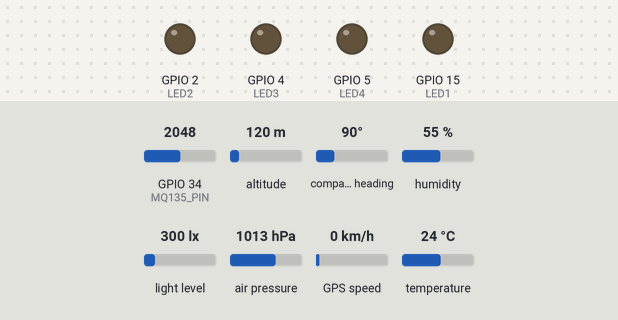
A sketch run on a simulated ESP32. On the bench: output pins drawn as LEDs (lit = HIGH). The inputs (shaded band) are chosen by the test bench; at power-on: GPIO 34 (MQ135_PIN) = 2048, altitude 120 m, compass heading 90°, humidity 55 %, light level 300 lx, air pressure 1013 hPa, GPS speed 0 km/h, temperature 24 °C. WiFi joins after 1.5 s; servers stay silent unless stated; uploads are accepted with an empty reply; the GPS gets a fix after 3 s at 37.7749, -122.4194 with 8 satellites; what the sketch prints to the serial monitor is not drawn.

Above: at 9.2 s.
At 15.03 s:
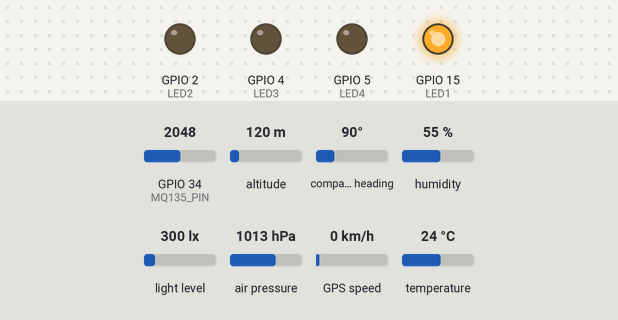
At 15.23 s:
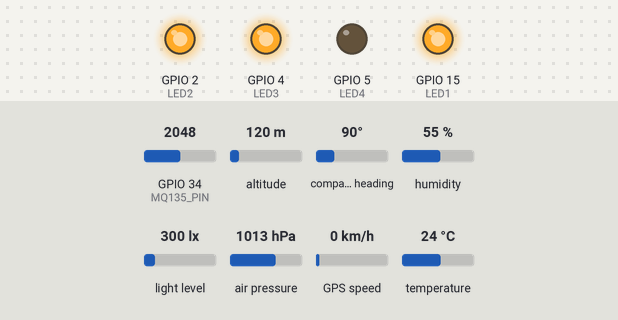
At 15.6 s:
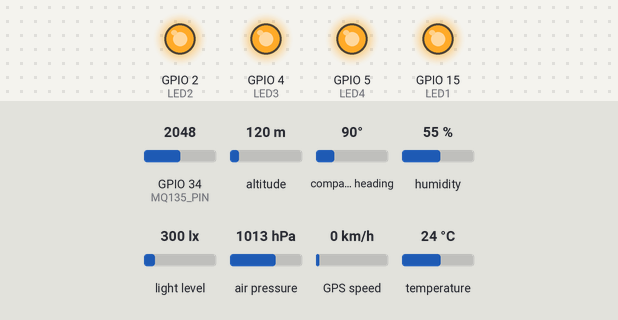
At 16.08 s:
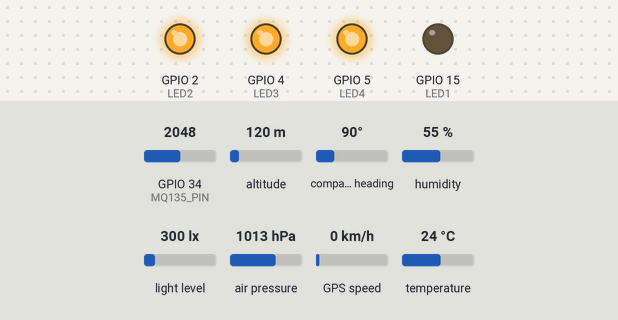
At 16.28 s:
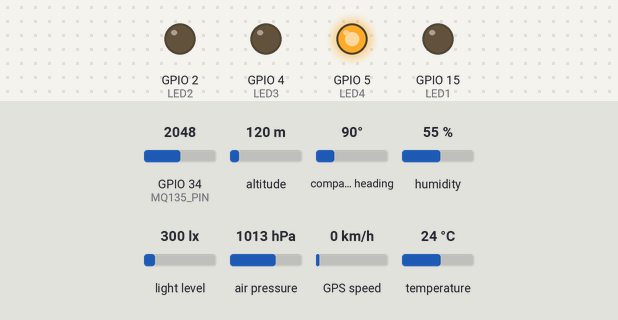
Timing chart, 0 to 22.1 s (numbered marks = the images above):
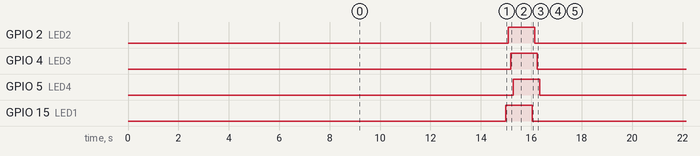

Measured:
- by itself, GPIO 2 (LED2), GPIO 4 (LED3), GPIO 5 (LED4), GPIO 15 (LED1): alternates HIGH for 1.1 s and LOW for 13.3 s

The sketch:

co2tomysql.ino
```cpp
#include <WiFi.h>
#include <HTTPClient.h>
#include <Wire.h>
#include <Adafruit_Sensor.h>
#include <Adafruit_BME280.h>
#include <BH1750.h>
#include <TinyGPS.h>

// Configuración del pinES
#define MQ135_PIN 34
Adafruit_BME280 bme;
BH1750 lightMeter;
TinyGPS gps;

HardwareSerial GPS_Serial(1); // Usamos UART1


#define LED1 15  // Definimos el pin del LED1
#define LED2 2   // Definimos el pin del LED2
#define LED3 4   // Definimos el pin del LED3
#define LED4 5   // Definimos el pin del LED4


// Configuración de WiFi   TEC IOT*****************************************
const char *red = "Tec-IoT";
const char *password = "spotless.magnetic.bridge";

// Configuración de WiFi   CASA*****************************************
// const char *red = "INFINITUM9487_2.4";
// const char *password = "7149946209";


//*********************************************************  TEC IOT *********************************************************************
//URL base del servidor (sin los parámetros dinámicos)
String urlBaseco2= "http://10.48.101.19/prueba/co2tomysql.php?idSensor=12345MQ135";
String urlBasetemp= "http://10.48.101.19/prueba/temptomysql.php?idSensor=12345BME280";
String urlBasehum= "http://10.48.101.19/prueba/humedadtomysql.php?idSensor=54321BME280";
String urlBasepresion= "http://10.48.101.19/prueba/presiontomysql.php?idSensor=67890BME280";
String urlBaseluz= "http://10.48.101.19/prueba/intensidadLuztomysql.php?idSensor=12345BH1750";
String urlBaselatitud= "http://10.48.101.19/prueba/latitudtomysql.php?idSensor=12345GPSNEO6M";
String urlBaselongitud= "http://10.48.101.19/prueba/longitudtomysql.php?idSensor=67890GPSNEO6M";
String urlBasealerta= "http://10.48.101.19/prueba/alertatomysql.php";


//*********************************************************  CASA *********************************************************************
// String urlBaseco2= "http://192.168.1.227/prueba/co2tomysql.php?idSensor=12345MQ135";
// String urlBasetemp= "http://192.168.1.227/prueba/temptomysql.php?idSensor=12345BME280";
// String urlBasehum= "http://192.168.1.227/prueba/humedadtomysql.php?idSensor=54321BME280";
// String urlBasepresion= "http://192.168.1.227/prueba/presiontomysql.php?idSensor=67890BME280";
// String urlBaseluz= "http://192.168.1.227/prueba/intensidadLuztomysql.php?idSensor=12345BH1750";
// String urlBaselatitud= "http://192.168.1.227/prueba/latitudtomysql.php?idSensor=12345GPSNEO6M";
// String urlBaselongitud= "http://192.168.1.227/prueba/longitudtomysql.php?idSensor=67890GPSNEO6M";
// String urlBasealerta= "http://192.168.1.227/prueba/alertatomysql.php";


HTTPClient http;
WiFiClient clienteWiFi;

void setup() {
  abrirSerial();
  conectarRed();
  Wire.begin(21, 22);  // SDA = 21, SCL = 22
  pinMode(MQ135_PIN, INPUT);
  GPS_Serial.begin(9600, SERIAL_8N1, 16, 17); // Configura UART1 en pines 13 (RX) y 14 (TX)

  // Iniciar el sensor BME280
  if (!bme.begin(0x76)) {
    Serial.println("No se encontró el sensor BME280");
    while (1);
  }

  // Iniciar el sensor GY-302 (BH1750)
  if (!lightMeter.begin(BH1750::CONTINUOUS_HIGH_RES_MODE)) {
    Serial.println("No se encontró el sensor GY-302");
    while (1);
  }
  pinMode(LED1, OUTPUT);
  pinMode(LED2, OUTPUT);
  pinMode(LED3, OUTPUT);
  pinMode(LED4, OUTPUT);
}

void loop() {
  digitalWrite(LED1, LOW);
  digitalWrite(LED2, LOW);
  digitalWrite(LED3, LOW);
  digitalWrite(LED4, LOW);
  // Leer valores de los sensores
  // Leer valores del BME280
  float temperatura = bme.readTemperature();
  float humedad = bme.readHumidity();
  float presion = bme.readPressure() / 100.0F;

  // Leer la intensidad lumínica del GY-302
  float lux = lightMeter.readLightLevel();

  // LECTURAS DEL MQ135
  int CO2 = analogRead(MQ135_PIN);

  // Variables para almacenar datos GPS
  float flat, flon;
  unsigned long age;

  // Procesar los datos del GPS
  while (GPS_Serial.available() > 0) {
    int c = GPS_Serial.read();
    if (gps.encode(c)) {  // Procesar carácter por carácter
      gps.f_get_position(&flat, &flon, &age);
    }
  }

  // Verificar si los valores son válidos
  if (isnan(temperatura) || isnan(humedad) || isnan(presion) ||
      isnan(lux) || isnan(flat) || isnan(flon)) {
    Serial.println("Error al leer uno o más sensores");
    delay(5000);
    return;
  }

  // Construir la URL con los valores dinámicos de los sensores
  String urlco2 = urlBaseco2 + "&valor=" + String(CO2) + "&unidad=CO2";

  String urltemp = urlBasetemp + "&valor=" + String(temperatura) + "&unidad=°C";
  String urlhum = urlBasehum + "&valor=" + String(humedad) + "&unidad=%";
  String urlpresion = urlBasepresion + "&valor=" + String(presion) + "&unidad=hPa";
  String urlluz = urlBaseluz + "&valor=" + String(lux) + "&unidad=lux";
  String urllat = urlBaselatitud + "&valor=" + String(19.595346) + "&unidad=°";
  String urllong = urlBaselongitud + "&valor=" + String(-99.2276) + "&unidad=°";


  //SERIE DE URL'S GENERADAS A PHP
  Serial.println("URL generada CO2: " + urlco2);
  Serial.println("URL generada  TEMPERATURA: " + urltemp);
  Serial.println("URL generada  HUMEDAD: " + urlhum);
  Serial.println("URL generada  PRESION: " + urlpresion);
  Serial.println("URL generada  LUZ: " + urlluz);
  Serial.println("URL generada  LATITUD: " + urllat);
  Serial.println("URL generada  LONG: " + urllong);


  // Realizar la petición HTTP A CO2
  // if (http.begin(clienteWiFi, urlco2)) {
  //   int codigo = http.GET();  // Hace la petición y obtiene el código de respuesta
  //   Serial.printf("Código HTTP: %d\n", codigo);
  //   if (codigo > 0) {
  //     Serial.println("Respuesta del servidor: " + http.getString());
  //   } else {
  //     Serial.println("Error al realizar la petición co2.");
  //   }
  // }

  // Realizar la petición HTTP A TEMPERATURA
  // if (http.begin(clienteWiFi, urltemp)) {
  //   int codigo = http.GET();  // Hace la petición y obtiene el código de respuesta
  //   Serial.printf("Código HTTP: %d\n", codigo);
  //   if (codigo > 0) {
  //     Serial.println("Respuesta del servidor: " + http.getString());
  //   } else {
  //     Serial.println("Error al realizar la petición temperatura.");
  //   }
  // }

  // Realizar la petición HTTP A HUMEDAD
  // if (http.begin(clienteWiFi, urlhum)) {
  //   int codigo = http.GET();  // Hace la petición y obtiene el código de respuesta
  //   Serial.printf("Código HTTP: %d\n", codigo);
  //   if (codigo > 0) {
  //     Serial.println("Respuesta del servidor: " + http.getString());
  //   } else {
  //     Serial.println("Error al realizar la petición humedad.");
  //   }
  // }

  // Realizar la petición HTTP A PRESION
  // if (http.begin(clienteWiFi, urlpresion)) {
  //   int codigo = http.GET();  // Hace la petición y obtiene el código de respuesta
  //   Serial.printf("Código HTTP: %d\n", codigo);
  //   if (codigo > 0) {
  //     Serial.println("Respuesta del servidor: " + http.getString());
  //   } else {
  //     Serial.println("Error al realizar la petición presion.");
  //   }
  // }

  // Realizar la petición HTTP A INTENSIDADLUZ
  // if (http.begin(clienteWiFi, urlluz)) {
  //   int codigo = http.GET();  // Hace la petición y obtiene el código de respuesta
  //   Serial.printf("Código HTTP: %d\n", codigo);
  //   if (codigo > 0) {
  //     Serial.println("Respuesta del servidor: " + http.getString());
  //   } else {
  //     Serial.println("Error al realizar la petición luz.");
  //   }
  // }


  // CASOS DE ALERTAS PARA CADA SENSOR ***********************************************************************************************************************************

// PARA CO2
  if (CO2 >= 1900){
    String urlalerta = urlBasealerta + "?idSensor=12345MQ135" + "&valor=" + String(CO2) + "&unidad=CO2";
    if (http.begin(clienteWiFi, urlalerta)) {
      int codigo = http.GET();  // Hace la petición y obtiene el código de respuesta
      Serial.printf("Código HTTP: %d\n", codigo);
      if (codigo > 0) {
        Serial.println("Respuesta del servidor: " + http.getString());
    } else {
      Serial.println("Error al realizar la petición alerta co2.");
    }
  }
  } else{

    if (http.begin(clienteWiFi, urlco2)) {
      int codigo = http.GET();  // Hace la petición y obtiene el código de respuesta
      Serial.printf("Código HTTP: %d\n", codigo);
      if (codigo > 0) {
        Serial.println("Respuesta del servidor: " + http.getString());
    } else {
      Serial.println("Error al realizar la petición co2.");
    }
  }
  }


// PARA TEMPERATURA
  if (temperatura >= 30){
    String urlalerta = urlBasealerta + "?idSensor=12345BME280" + "&valor=" + String(temperatura) + "&unidad=°C";
    if (http.begin(clienteWiFi, urlalerta)) {
      int codigo = http.GET();  // Hace la petición y obtiene el código de respuesta
      Serial.printf("Código HTTP: %d\n", codigo);
      if (codigo > 0) {
        Serial.println("Respuesta del servidor: " + http.getString());
    } else {
      Serial.println("Error al realizar la petición alerta temperatura.");
    }
  }
  } else{
    if (http.begin(clienteWiFi, urltemp)) {
      int codigo = http.GET();  // Hace la petición y obtiene el código de respuesta
      Serial.printf("Código HTTP: %d\n", codigo);
      if (codigo > 0) {
        Serial.println("Respuesta del servidor: " + http.getString());
    } else {
      Serial.println("Error al realizar la petición temperatura.");
    }
  }
  }


// PARA HUMEDAD
  if (humedad >= 45){
    String urlalerta = urlBasealerta + "?idSensor=54321BME280" + "&valor=" + String(humedad) + "&unidad=%";
    if (http.begin(clienteWiFi, urlalerta)) {
      int codigo = http.GET();  // Hace la petición y obtiene el código de respuesta
      Serial.printf("Código HTTP: %d\n", codigo);
      if (codigo > 0) {
        Serial.println("Respuesta del servidor: " + http.getString());
    } else {
      Serial.println("Error al realizar la petición alerta humedad.");
    }
  }
  } else{
    if (http.begin(clienteWiFi, urlhum)) {
      int codigo = http.GET();  // Hace la petición y obtiene el código de respuesta
      Serial.printf("Código HTTP: %d\n", codigo);
      if (codigo > 0) {
        Serial.println("Respuesta del servidor: " + http.getString());
    } else {
      Serial.println("Error al realizar la petición humedad.");
    }
  }
  }


// PARA PRESION
  if (presion >= 800){
    String urlalerta = urlBasealerta + "?idSensor=67890BME280" + "&valor=" + String(presion) + "&unidad=hPa";
    if (http.begin(clienteWiFi, urlalerta)) {
      int codigo = http.GET();  // Hace la petición y obtiene el código de respuesta
      Serial.printf("Código HTTP: %d\n", codigo);
      if (codigo > 0) {
        Serial.println("Respuesta del servidor: " + http.getString());
    } else {
      Serial.println("Error al realizar la petición alerta presion.");
    }
  }
  } else{
    if (http.begin(clienteWiFi, urlpresion)) {
      int codigo = http.GET();  // Hace la petición y obtiene el código de respuesta
      Serial.printf("Código HTTP: %d\n", codigo);
      if (codigo > 0) {
        Serial.println("Respuesta del servidor: " + http.getString());
    } else {
      Serial.println("Error al realizar la petición presion.");
    }
  }
  }


// PARA INTENSIDAD DE LUZ
  if (lux >= 2000){
    String urlalerta = urlBasealerta + "?idSensor=12345BH1750" + "&valor=" + String(lux) + "&unidad=lux";
    if (http.begin(clienteWiFi, urlalerta)) {
      int codigo = http.GET();  // Hace la petición y obtiene el código de respuesta
      Serial.printf("Código HTTP: %d\n", codigo);
      if (codigo > 0) {
        Serial.println("Respuesta del servidor: " + http.getString());
    } else {
      Serial.println("Error al realizar la petición alerta luz.");
    }
  }
  } else{

    if (http.begin(clienteWiFi, urlluz)) {
      int codigo = http.GET();  // Hace la petición y obtiene el código de respuesta
      Serial.printf("Código HTTP: %d\n", codigo);
      if (codigo > 0) {
        Serial.println("Respuesta del servidor: " + http.getString());
    } else {
      Serial.println("Error al realizar la petición luz.");
    }
  }
  }


  // Realizar la petición HTTP A LATITUD
  if (http.begin(clienteWiFi, urllat)) {
    int codigo = http.GET();  // Hace la petición y obtiene el código de respuesta
    Serial.printf("Código HTTP: %d\n", codigo);
    if (codigo > 0) {
      Serial.println("Respuesta del servidor: " + http.getString());
    } else {
      Serial.println("Error al realizar la petición latitud.");
    }
  }


  // Realizar la petición HTTP A LONGITUD
  if (http.begin(clienteWiFi, urllong)) {
    int codigo = http.GET();  // Hace la petición y obtiene el código de respuesta
    Serial.printf("Código HTTP: %d\n", codigo);
    if (codigo > 0) {
      Serial.println("Respuesta del servidor: " + http.getString());
    } else {
      Serial.println("Error al realizar la petición longitud.");
    }
  }


  http.end();
  delay(10000);  // Esperar 10 segundos antes de la siguiente lectura
    digitalWrite(LED1, HIGH);
    delay(100);
    digitalWrite(LED2, HIGH);
    delay(100);
    digitalWrite(LED3, HIGH);
    delay(100);
    digitalWrite(LED4, HIGH);

    // Mantén los LEDs encendidos por 500 ms
    delay(750);

    digitalWrite(LED1, LOW);
    delay(100);
    digitalWrite(LED2, LOW);
    delay(100);
    digitalWrite(LED3, LOW);
    delay(100);
    digitalWrite(LED4, LOW);
  delay(1500);
}

// Configuración inicial del monitor serial
void abrirSerial() {
  Serial.begin(115200);
  digitalWrite(LED1, HIGH);
  digitalWrite(LED2, HIGH);
  digitalWrite(LED3, HIGH);
  digitalWrite(LED4, HIGH);
  delay(1000);
  Serial.println("Monitor serial listo..\n");
  digitalWrite(LED1, LOW);
  digitalWrite(LED2, LOW);
  digitalWrite(LED3, LOW);
  digitalWrite(LED4, LOW);
  delay(1000);
}

// Conexión a la red WiFi
void conectarRed() {
  Serial.println("\nConectando...");
  WiFi.begin(red, password);
  while (WiFi.status() != WL_CONNECTED) {
    delay(500);
    Serial.print(".");
  }
  Serial.println("\nConectado a la red!");
}
```
